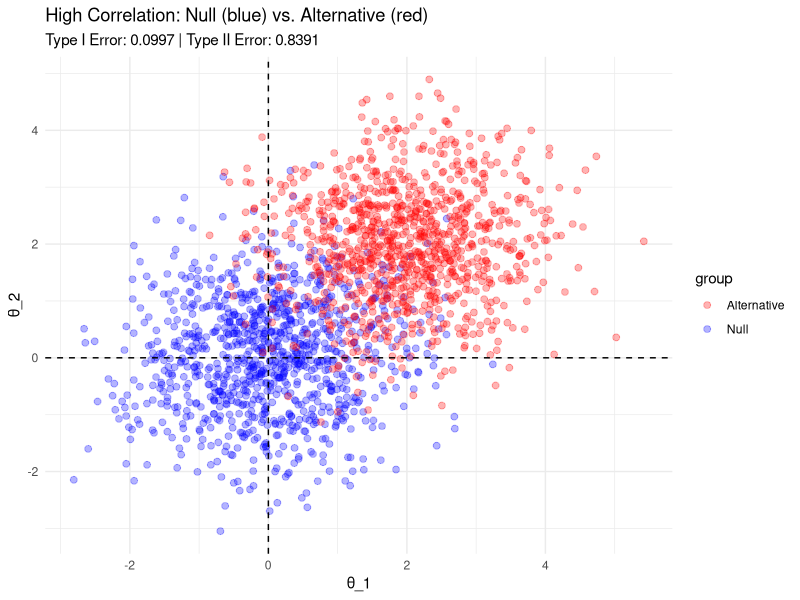

Recreate this plot in R.
library(ggplot2)

set.seed(123)
null_data <- data.frame(theta1 = rnorm(1000), theta2 = rnorm(1000), group = "Null")
alt_data <- data.frame(theta1 = rnorm(1000, 2), theta2 = rnorm(1000, 2), group = "Alternative")

data <- rbind(null_data, alt_data)

ggplot(data, aes(x = theta1, y = theta2, color = group)) +
  geom_point(alpha = 0.3, size = 2) +
  geom_vline(xintercept = 0, linetype = "dashed", color = "black") +
  geom_hline(yintercept = 0, linetype = "dashed", color = "black") +
  scale_color_manual(values = c("Null" = "blue", "Alternative" = "red")) +
  labs(title = "High Correlation: Null (blue) vs. Alternative (red)",
       subtitle = "Type I Error: 0.0997 | Type II Error: 0.8391",
       x = "θ_1",
       y = "θ_2") +
  theme_minimal()
